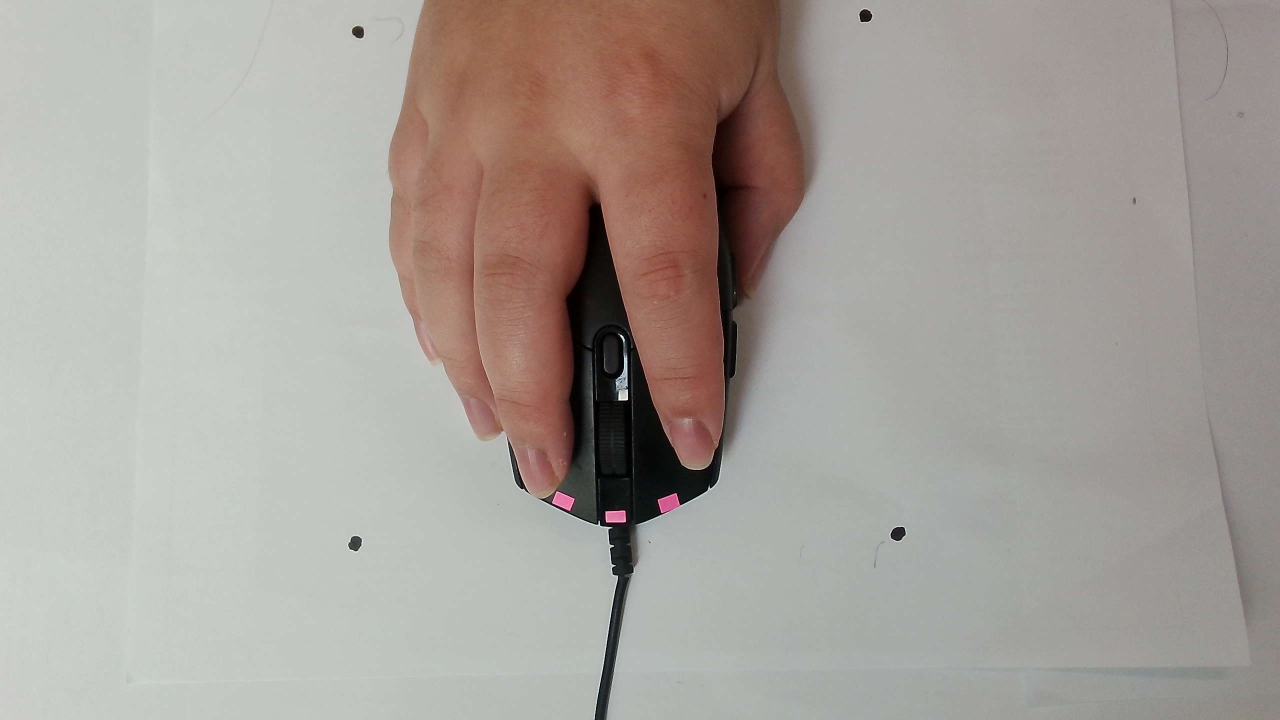
#> input picture mouse/images/hand_1.jpg, 2560 x 1440 px (shown at 1/2 size)
$ python -i detect_mouse_in_work_area.py   (imports and definitions only)
#> lines starting #> are read from the running program, lines starting #| are printed output that depends on the picture; after the words box and inside, x2 and y2 are one past the last pixel; in counts of white or black regions, pixels touching at a corner belong together
#> further down, picture is the input picture: shape (1440, 2560, 3); mean B, G, R 153.7, 160, 166.4
import os
import cv2
import json
import argparse
import numpy as np


# [5 lines left out: function normalize_vector, not called in this run]


def load_json(path):
    with open(path, "r", encoding="utf-8") as f:
        return json.load(f)


# [16 lines left out: function keep_largest_component, not called in this run]


def fill_component_holes(mask):
    h, w = mask.shape
    flood = mask.copy()
    flood_mask = np.zeros((h + 2, w + 2), np.uint8)
    cv2.floodFill(flood, flood_mask, (0, 0), 255)
    flood_inv = cv2.bitwise_not(flood)
    filled = cv2.bitwise_or(mask, flood_inv)
    return filled


def remove_corner_regions(mask, radius=28):
    h, w = mask.shape[:2]
    corners = [(0, 0), (w - 1, 0), (0, h - 1), (w - 1, h - 1)]
    for cx, cy in corners:
        cv2.circle(mask, (cx, cy), radius, 0, -1)
    return mask


def preprocess_for_mouse_mask(image):
    gray = cv2.cvtColor(image, cv2.COLOR_BGR2GRAY)

    blur_bg = cv2.GaussianBlur(gray, (0, 0), 31)
    norm = cv2.divide(gray, blur_bg, scale=255)

    _, th1 = cv2.threshold(norm, 0, 255, cv2.THRESH_BINARY_INV + cv2.THRESH_OTSU)
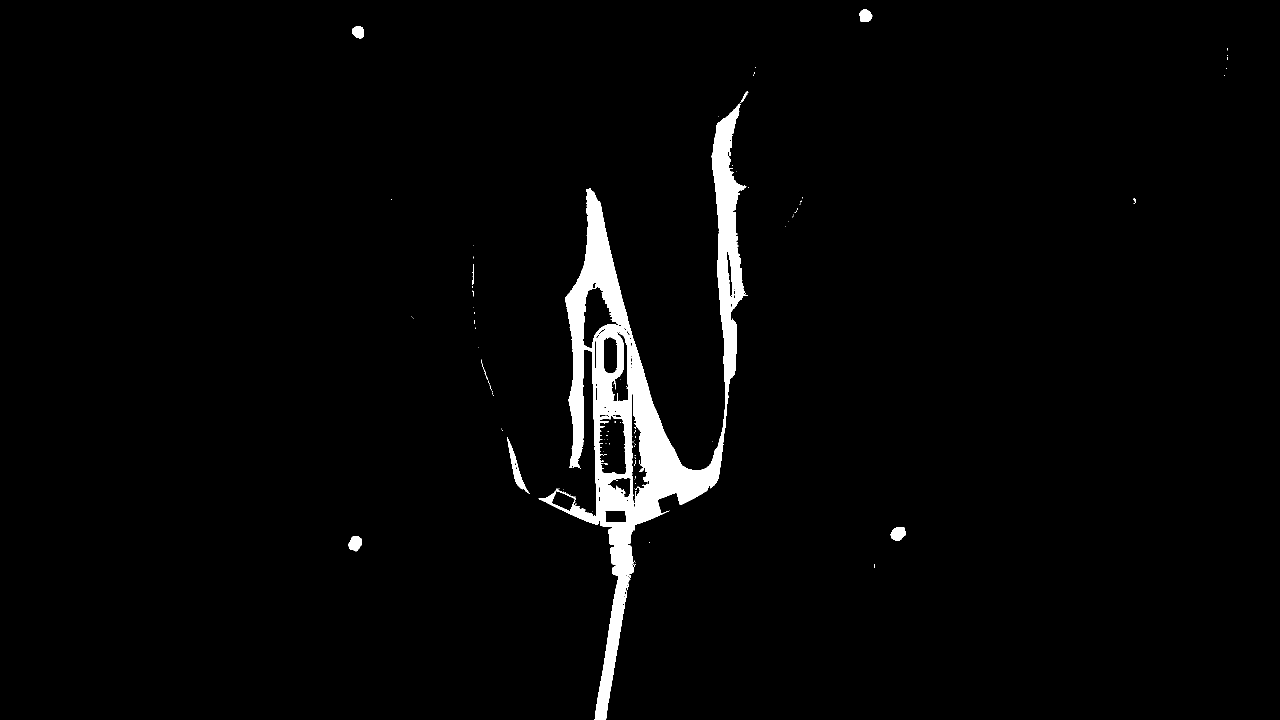
#> th1: shape (1440, 2560) (shown at 1/2 size); 2.6% white; 112 white regions (102 under 20 px), largest, box (x1, y1, x2, y2) and area: (1077, 207, 1496, 1440) 93205, (1014, 874, 1060, 988) 1055, (1781, 1054, 1811, 1082) 639

    th2 = cv2.adaptiveThreshold(
        gray,
        255,
        cv2.ADAPTIVE_THRESH_GAUSSIAN_C,
        cv2.THRESH_BINARY_INV,
        51,
        7,
    )
#> th2: shape (1440, 2560); 2.5% white; 1613 white regions (1483 under 20 px), largest, box (x1, y1, x2, y2) and area: (1070, 91, 1521, 1440) 54024, (776, 0, 869, 723) 7010, (935, 404, 993, 815) 3441

    mask = cv2.bitwise_or(th1, th2)
#> mask: shape (1440, 2560); 3.6% white; 1599 white regions (1473 under 20 px), largest, box (x1, y1, x2, y2) and area: (1070, 91, 1521, 1440) 96194, (776, 0, 869, 723) 7010, (935, 404, 993, 815) 3441

    k3 = cv2.getStructuringElement(cv2.MORPH_ELLIPSE, (3, 3))
    k5 = cv2.getStructuringElement(cv2.MORPH_ELLIPSE, (5, 5))
    k7 = cv2.getStructuringElement(cv2.MORPH_ELLIPSE, (7, 7))
    k11 = cv2.getStructuringElement(cv2.MORPH_ELLIPSE, (11, 11))

    mask = cv2.morphologyEx(mask, cv2.MORPH_OPEN, k3, iterations=1)
#> mask: shape (1440, 2560); 3.4% white; 301 white regions (193 under 20 px), largest, box (x1, y1, x2, y2) and area: (1072, 91, 1521, 1440) 95316, (778, 370, 869, 723) 3338, (935, 441, 993, 815) 3168
    mask = cv2.morphologyEx(mask, cv2.MORPH_CLOSE, k7, iterations=2)
#> mask: shape (1440, 2560); 3.6% white; 191 white regions (111 under 20 px), largest, box (x1, y1, x2, y2) and area: (1072, 91, 1521, 1440) 101045, (776, 0, 1060, 882) 15129, (2415, 830, 2499, 1255) 2837
    mask = cv2.morphologyEx(mask, cv2.MORPH_CLOSE, k11, iterations=1)
#> mask: shape (1440, 2560); 3.6% white; 181 white regions (98 under 20 px), largest, box (x1, y1, x2, y2) and area: (1072, 91, 1521, 1440) 101148, (776, 0, 1060, 882) 15188, (2415, 830, 2499, 1255) 2837

    mask = remove_corner_regions(mask, radius=28)

    num_labels, labels, stats, centroids = cv2.connectedComponentsWithStats(mask, connectivity=8)
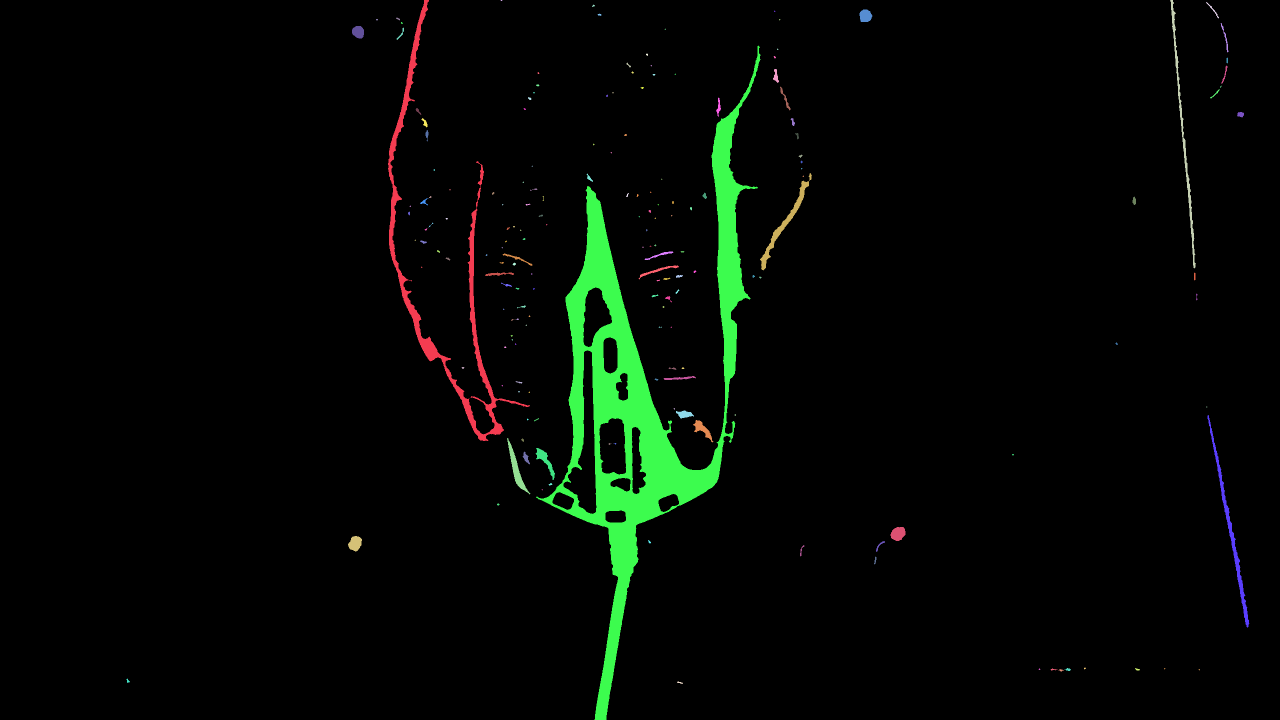
#> labels: shape (1440, 2560) int32 (shown at 1/2 size); 182 distinct labels, from 0 to 181; one colour per label, 0 black
#> num_labels = 182; stats = 182 rows, first 6: [0, 0, 2560, 1440, 3552073], [776, 0, 284, 882, 15188], [1001, 0, 4, 2, 6], [2340, 0, 52, 537, 2372], [2412, 4, 26, 33, 97], [1184, 9, 6, 5, 15]; centroids = 182 pairs, first value 255.5 to 2480.9, second value 0.333 to 1364.9
    if num_labels <= 1:
        return mask

    h, w = mask.shape
#> h = 1440; w = 2560
    roi_cx = w / 2.0
#> roi_cx = 1280
    roi_cy = h / 2.0
#> roi_cy = 720

    best_idx = -1
    best_score = -1e18

    for i in range(1, num_labels):
        area = stats[i, cv2.CC_STAT_AREA]
        x = stats[i, cv2.CC_STAT_LEFT]
        y = stats[i, cv2.CC_STAT_TOP]
        ww = stats[i, cv2.CC_STAT_WIDTH]
        hh = stats[i, cv2.CC_STAT_HEIGHT]

        if area < 2000:
            continue
        if ww < 60 or hh < 120:
            continue

        cx, cy = centroids[i]
        dist_center = np.sqrt((cx - roi_cx) ** 2 + (cy - roi_cy) ** 2)

        aspect = hh / max(ww, 1)
        rect_area = max(ww * hh, 1)
        extent = area / rect_area

        score = 0.0
        score += area * 0.02
        score += extent * 120.0
        score += max(0.0, 1.0 - abs(aspect - 1.8)) * 90.0
        score -= dist_center * 0.18

        if score > best_score:
            best_score = score
            best_idx = i
#> this loop made 181 passes
#> (area, x, y, ww, hh, cx, cy, dist_center) on passes 1, 17: (15188, 776, 0, 284, 882, 879.9, 533.3, 441.6), (101148, 1072, 91, 449, 1349, 1286, 783.2, 63.52)
#> (area, x, y, ww, hh) on passes 3, 4, 6, 8, 9, 13: (2372, 2340, 0, 52, 537), (97, 2412, 4, 26, 33), (516, 1719, 19, 26, 25), (23, 1195, 27, 8, 5), (22, 792, 35, 8, 6), (160, 2441, 46, 16, 59)
#> after the loop, best_idx = 17; best_score = 2031.6

    if best_idx == -1:
        return mask

    out = np.zeros_like(mask)
    out[labels == best_idx] = 255
    out = fill_component_holes(out)
#> in fill_component_holes, `cv2.floodFill(flood, flood_mask, (0, 0), 255)`:
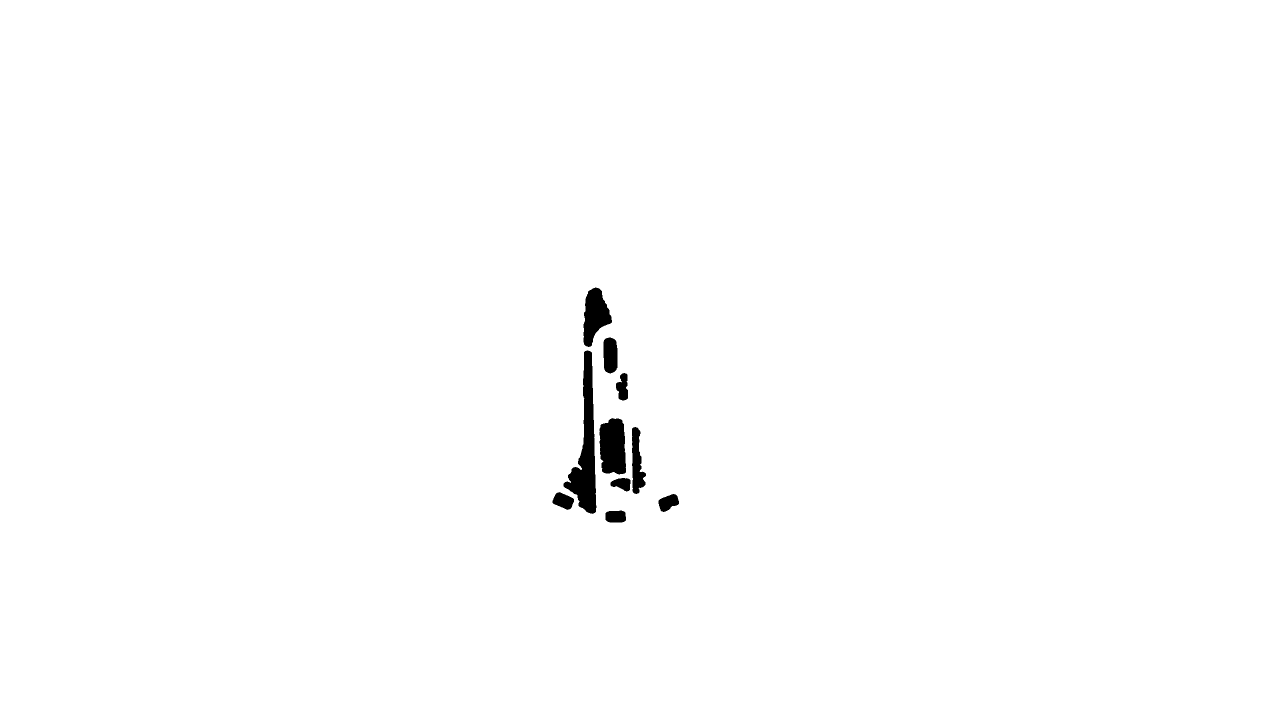
#> flood: shape (1440, 2560) (shown at 1/2 size); 99.3% white; 10 black regions, largest, box (x1, y1, x2, y2) and area: (1127, 701, 1193, 1028) 8845, (1199, 836, 1252, 949) 5123, (1167, 575, 1224, 694) 4103
#> in fill_component_holes, `filled = cv2.bitwise_or(mask, flood_inv)`: filled: shape (1440, 2560); 3.5% white; 1 white region, box (x1, y1, x2, y2) and area: (1072, 91, 1521, 1440) 127818
#> in fill_component_holes, `filled = cv2.bitwise_or(mask, flood_inv)`:
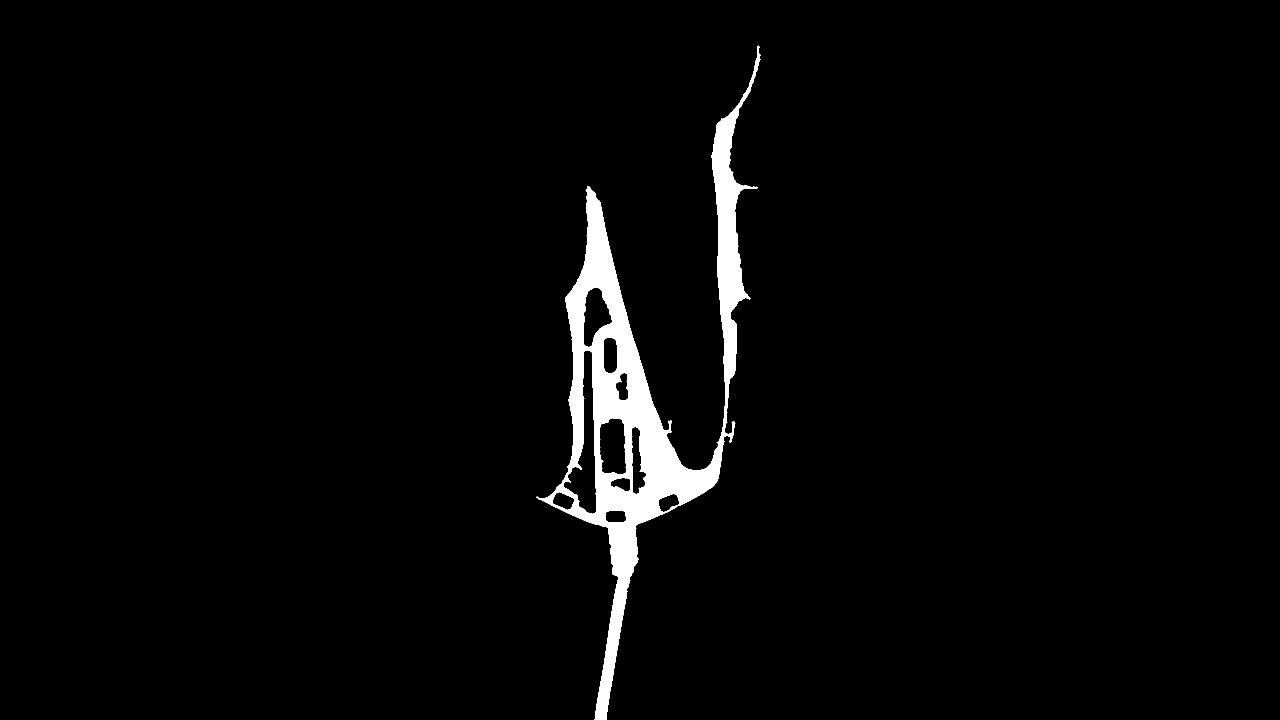
#> mask: shape (1440, 2560) (shown at 1/2 size); 2.7% white; 1 white region, box (x1, y1, x2, y2) and area: (1072, 91, 1521, 1440) 101148
    out = cv2.morphologyEx(out, cv2.MORPH_CLOSE, k5, iterations=2)
#> out: shape (1440, 2560); 3.5% white; 1 white region, box (x1, y1, x2, y2) and area: (1072, 91, 1521, 1440) 127837
    return out


# [354 lines left out: functions contour_score, find_best_mouse_contour, compute_pca_axis, remove_bottom_cable_by_row_width, rebuild_mask_from_outer_contour, smooth_and_adjust_contour and 3 more, not called in this run]


# [2 lines not run here, left out]

>>> import cv2
>>> picture = cv2.imread('images/hand_1.jpg')
>>> result = preprocess_for_mouse_mask(picture)
